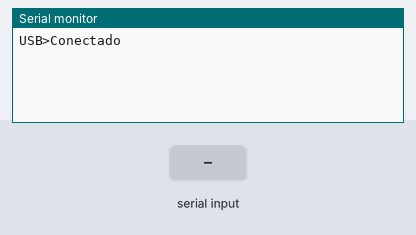
Bench run of a sketch on a simulated Arduino Uno, built with avr-gcc and run on an emulated ATmega328P. On the bench: the last lines printed to the serial monitor. The test bench sets the inputs (shaded band).

Above: at 1.2 s.
1.3 s: "1\n" received over the second serial link
At 3.5 s:
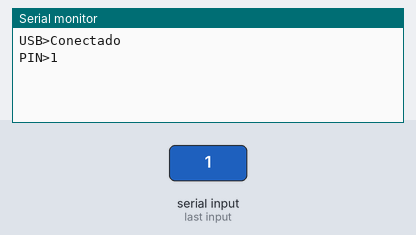
3.8 s: "0\n" received over the second serial link
At 5.6 s:
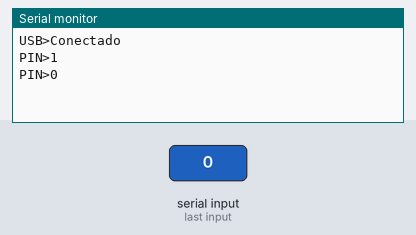

The sketch:

CSERIAL.ino
```cpp
#include "CSERIAL.h"

CSERIAL cserial;

void setup() {
  cserial.definir(10, 11, 9600);
}

void loop() {
  String *leitura = cserial.ler();// [0 = "USB", 1 = "PIN"]
  if (leitura[0] != "") {
    cserial.escrever_pin("USB>" + leitura[0]);
  }
  if (leitura[1] != "") {
    cserial.escrever_usb("PIN>" + leitura[1]);
  }
}
```

CSERIAL.h
```cpp
/*

  GitHub: https://github.com/matheusjohannaraujo/projetos_com_arduino
  Country: Brasil
  State: Pernambuco
  Developer: Matheus Johann Araújo
  Date: 2020-03-12

*/

// Definindo o nome da biblioteca
#ifndef __CSERIAL_H__
#define __CSERIAL_H__

#include <SoftwareSerial.h>

typedef struct {

  unsigned int rx = 10;
  unsigned int tx = 11;
  unsigned int vel = 9600;
  bool br = true;
  SoftwareSerial *sSerial;
  String leitura[2] = {"", ""};

  void pinos() {
    Serial.begin(vel);
    Serial.println("USB>Conectado");
    sSerial = new SoftwareSerial(rx, tx);// RX, TX
    (*sSerial).begin(vel);
    (*sSerial).println("PIN>Conectado");
  }

  void definir(unsigned int _rx, unsigned int _tx, unsigned int _vel) {
    rx = _rx;
    tx = _tx;
    vel = _vel;
    pinos();
  }

  String ler_usb() {
    String response = "";
    if (Serial.available()) {
      response = Serial.readString();
      response.replace("\r", "");
      response.replace("\n", "");
    }
    return response;
  }

  String ler_pin() {
    String response = "";
    if ((*sSerial).available()) {
      response = (*sSerial).readString();
      response.replace("\r", "");
      response.replace("\n", "");
    }
    return response;
  }

  int ler() {
    leitura[0] = ler_usb();
    leitura[1] = ler_pin();
    return &leitura;
  }

  void escrever_usb(String request) {
    if (request != "") {
      Serial.print(request + (br ? "\r\n" : ""));
    }
  }

  void escrever_pin(String request) {
    if (request != "") {
      (*sSerial).print(request + (br ? "\r\n" : ""));
    }
  }

  void escrever(String request) {
    escrever_usb(request);
    escrever_pin(request);
  }

} CSERIAL;

#endif
```

Measured:
- after the input at 1.3 s, the serial monitor: prints a new line after 1.0 s (image 1)
- after the input at 3.8 s, the serial monitor: prints a new line after 1.0 s (image 2)
